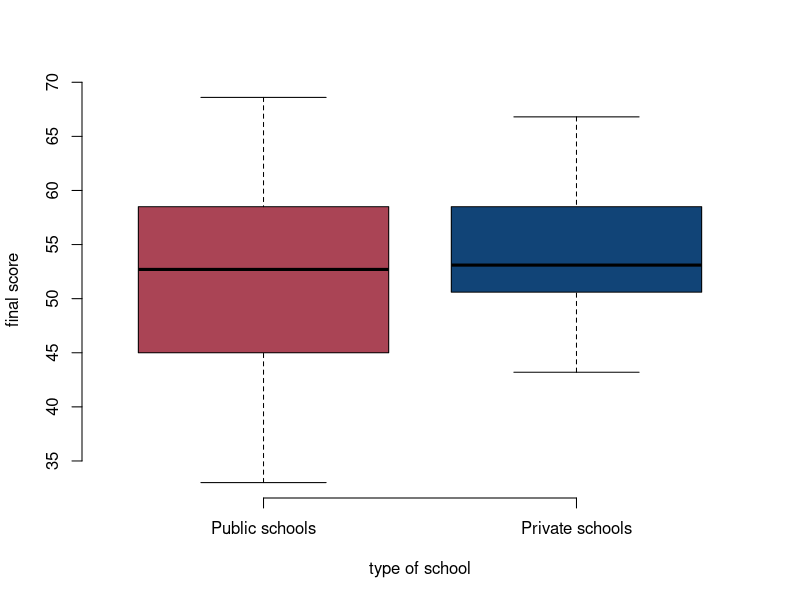

Recreate this plot in R.
## ---- chunk 1
knitr::opts_chunk$set(echo = TRUE)
## ---- chunk 2
setwd("C:/Users/phili/Documents/ML2017.io")
library(readxl)
df <- read_excel("./data/hsb2.xlsx")
## ---- chunk 3
df$final_score <- apply(df[, c("read", "write", "math", "science", "socst")], 1, mean)
## ---- chunk 4
mean(df$final_score)
median(df$final_score)
## ---- chunk 5
id.of.mode <- which.max(table(df$final_score))
table(df$final_score)[id.of.mode]
## ---- chunk 6
df$schtyp <- factor(df$schtyp, labels = c("Public schools", "Private schools"))
## ---- chunk 7
table(df$schtyp)
## ---- chunk 8
# variance
var(df$final_score[df$schtyp == "Private schools"])
var(df$final_score[df$schtyp == "Public schools"])

# standard deviation
sd(df$final_score[df$schtyp == "Private schools"])
sd(df$final_score[df$schtyp == "Public schools"])
## ---- chunk 9
# best student's id
df$id[ which.max(df$final_score) ]

# worst student's id
df$id[ which.min(df$final_score)]
## ---- chunk 10
quantile(df$final_score, c(.2, .4, .6, .8))
## ---- chunk 11
plot(final_score ~ schtyp, data = df, bty = "l", col = c("#AA4455", "#114477"), 
     xlab = "type of school", ylab = "final score", frame.plot = FALSE)
## ---- chunk 12
rm(list = ls())
detach(package:readxl, unload = TRUE)
